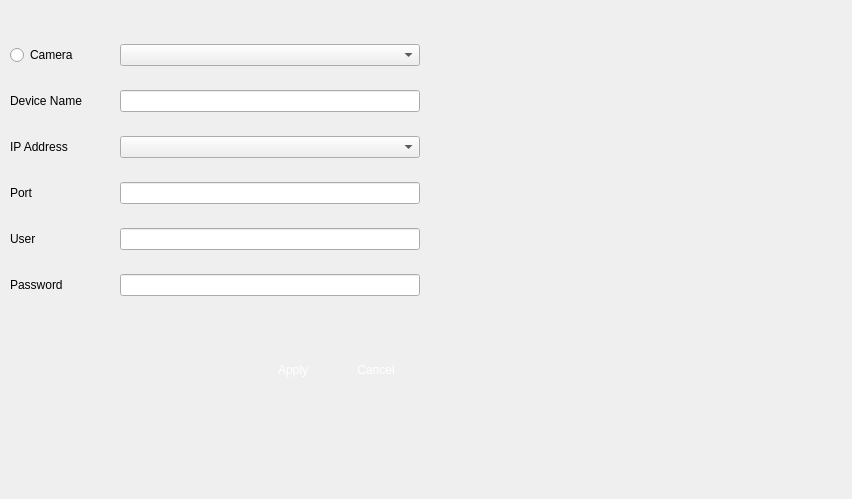
<?xml version="1.0" encoding="UTF-8"?>
<ui version="4.0">
 <class>VSCVIPCAdd</class>
 <widget class="QWidget" name="VSCVIPCAdd">
  <property name="geometry">
   <rect>
    <x>0</x>
    <y>0</y>
    <width>852</width>
    <height>499</height>
   </rect>
  </property>
  <property name="windowTitle">
   <string>Form</string>
  </property>
  <property name="styleSheet">
   <string notr="true"/>
  </property>
  <widget class="QWidget" name="horizontalLayoutWidget_2">
   <property name="geometry">
    <rect>
     <x>10</x>
     <y>20</y>
     <width>965</width>
     <height>302</height>
    </rect>
   </property>
   <layout class="QHBoxLayout" name="horizontalLayout_2">
    <property name="spacing">
     <number>5</number>
    </property>
    <item>
     <layout class="QGridLayout" name="gridLayout">
      <property name="horizontalSpacing">
       <number>2</number>
      </property>
      <property name="verticalSpacing">
       <number>0</number>
      </property>
      <item row="6" column="1">
       <widget class="QComboBox" name="listIP"/>
      </item>
      <item row="0" column="1">
       <widget class="QComboBox" name="listCamera"/>
      </item>
      <item row="0" column="0">
       <widget class="QRadioButton" name="radioButtonCamera">
        <property name="text">
         <string>Camera</string>
        </property>
       </widget>
      </item>
      <item row="7" column="1">
       <widget class="QLineEdit" name="lineEditPort">
        <property name="maximumSize">
         <size>
          <width>300</width>
          <height>16777215</height>
         </size>
        </property>
       </widget>
      </item>
      <item row="9" column="0">
       <widget class="QLabel" name="labelPassword">
        <property name="text">
         <string>Password</string>
        </property>
       </widget>
      </item>
      <item row="8" column="0">
       <widget class="QLabel" name="labelUser">
        <property name="text">
         <string>User</string>
        </property>
       </widget>
      </item>
      <item row="4" column="1">
       <widget class="QLineEdit" name="lineEditName">
        <property name="maximumSize">
         <size>
          <width>300</width>
          <height>16777215</height>
         </size>
        </property>
       </widget>
      </item>
      <item row="8" column="1">
       <widget class="QLineEdit" name="lineEditUser">
        <property name="maximumSize">
         <size>
          <width>300</width>
          <height>16777215</height>
         </size>
        </property>
       </widget>
      </item>
      <item row="4" column="0">
       <widget class="QLabel" name="labelName">
        <property name="text">
         <string>Device Name</string>
        </property>
       </widget>
      </item>
      <item row="9" column="1">
       <widget class="QLineEdit" name="lineEditPassword">
        <property name="maximumSize">
         <size>
          <width>300</width>
          <height>16777215</height>
         </size>
        </property>
       </widget>
      </item>
      <item row="7" column="0">
       <widget class="QLabel" name="labelPort">
        <property name="text">
         <string>Port</string>
        </property>
       </widget>
      </item>
      <item row="6" column="0">
       <widget class="QLabel" name="labelIP">
        <property name="text">
         <string>IP Address</string>
        </property>
       </widget>
      </item>
     </layout>
    </item>
    <item>
     <widget class="QWidget" name="widget" native="true">
      <property name="minimumSize">
       <size>
        <width>550</width>
        <height>300</height>
       </size>
      </property>
      <property name="maximumSize">
       <size>
        <width>600</width>
        <height>400</height>
       </size>
      </property>
      <property name="styleSheet">
       <string notr="true"/>
      </property>
     </widget>
    </item>
   </layout>
  </widget>
  <widget class="QWidget" name="gridLayoutWidget">
   <property name="geometry">
    <rect>
     <x>240</x>
     <y>340</y>
     <width>191</width>
     <height>61</height>
    </rect>
   </property>
   <layout class="QGridLayout" name="gridLayout_2">
    <property name="spacing">
     <number>0</number>
    </property>
    <item row="0" column="1">
     <widget class="QPushButton" name="pushButtonCancel">
      <property name="minimumSize">
       <size>
        <width>60</width>
        <height>30</height>
       </size>
      </property>
      <property name="maximumSize">
       <size>
        <width>60</width>
        <height>30</height>
       </size>
      </property>
      <property name="styleSheet">
       <string notr="true">QPushButton { 
border:none;
color:white;
background-image: url(:/action/resources/button.png);}
QPushButton:hover {
	background-image: url(:/action/resources/buttonpress.png);}
QPushButton:pressed {
	background-image: url(:/action/resources/buttonpress.png);}
</string>
      </property>
      <property name="text">
       <string>Cancel</string>
      </property>
      <property name="iconSize">
       <size>
        <width>60</width>
        <height>40</height>
       </size>
      </property>
     </widget>
    </item>
    <item row="0" column="0">
     <widget class="QPushButton" name="pushButtonApply">
      <property name="minimumSize">
       <size>
        <width>60</width>
        <height>30</height>
       </size>
      </property>
      <property name="maximumSize">
       <size>
        <width>60</width>
        <height>30</height>
       </size>
      </property>
      <property name="styleSheet">
       <string notr="true">QPushButton { 
border:none;
color:white;
background-image: url(:/action/resources/button.png);}
QPushButton:hover {
	background-image: url(:/action/resources/buttonpress.png);}
QPushButton:pressed {
	background-image: url(:/action/resources/buttonpress.png);}
</string>
      </property>
      <property name="text">
       <string>Apply</string>
      </property>
      <property name="iconSize">
       <size>
        <width>60</width>
        <height>40</height>
       </size>
      </property>
     </widget>
    </item>
   </layout>
  </widget>
 </widget>
 <resources>
  <include location="vscmainwindows.qrc"/>
 </resources>
 <connections/>
</ui>
